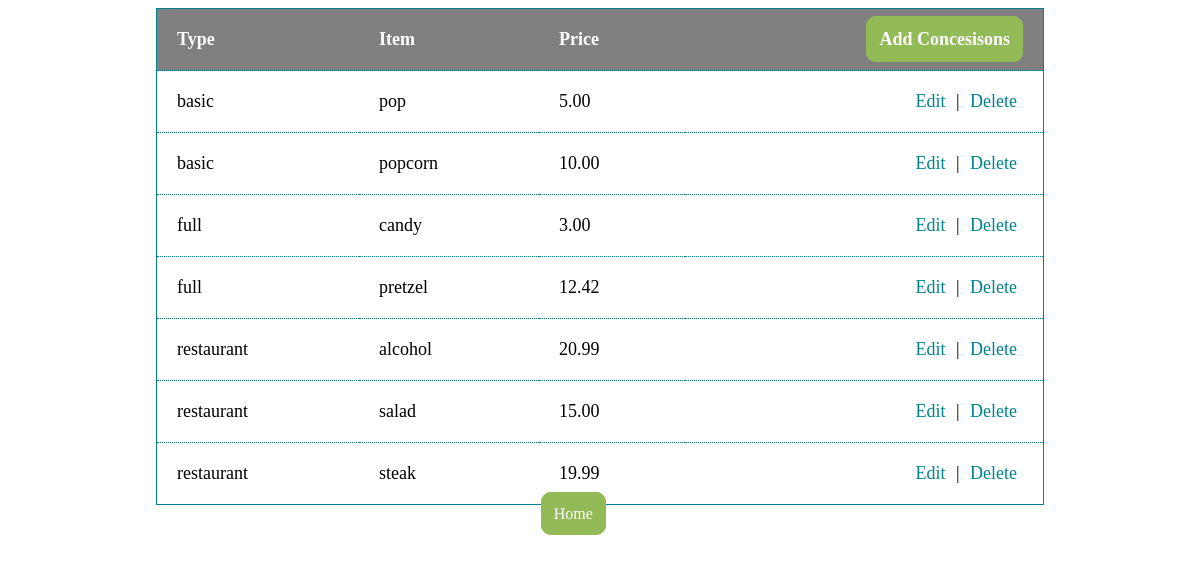
Screenshot of /concessions.php with the database file from the repository.
### tables this page shows
CREATE TABLE `concessions` (
  `con_type` varchar(10) DEFAULT NULL,
  `item` varchar(50) NOT NULL,
  `price` decimal(4,2) NOT NULL,
  PRIMARY KEY (`item`)
);

### concessions.php (the view, shortened to what this page needs)
<?php
include_once("config.php");
$result = mysqli_query($mysqli, "SELECT * FROM concessions ORDER BY con_type");
?><html>
<head>
	<link rel="stylesheet" href="styles.css" />
</head>
<body>
	<table>
		<tr>
			<td>Type</td>
			<td>Item</td>
			<td>Price</td>
			<td><a class="button" href="add_con.php">Add Concesisons</a></td>
		</tr>
		<?php
		while($res = mysqli_fetch_array($result)) {
			echo "<tr>";
			echo "<td>".$res['con_type']."</td>";
			echo "<td>".$res['item']."</td>";
			echo "<td>".$res['price']."</td>";
			echo "<td><a href=\"edit_con.php?item=$res[item]\">Edit</a> | <a href=\"con_delete.php?item=$res[item]\" onClick=\"return confirm('Are you sure you want to delete this contact?')\">Delete</a></td>";
		}
		?>
	</table>
</body>
<footer>
	<a class="buttoncenter" class="button" href="index.php">Home</a>
</footer>
</html>

### styles.css (style rules this page uses)
a { color: #00838F; text-decoration: none; padding: 6px; }
table { border-collapse: collapse; border: 1px solid #00838F; margin-left: auto; margin-right: auto; width: 75%; font-size: 18px; }
table td { padding: 20px; }
table td:last-child { text-align: right; }
table tr:first-child { background-color: gray; color: #fff; font-weight: bold; }
table tr { border-bottom: 1px dotted #00838F; }
.button { border: 1px solid #000; border-radius: 10px; background-color: #92BA56; border: 1px solid #92BA56; color: #FFF; text-decoration: none; padding: 12px; min-width: 100px; }
.buttoncenter { margin-left: 45%; margin-right: 45%; border: 1px solid #000; border-radius: 10px; background-color: #92BA56; border: 1px solid #92BA56; color: #FFF; text-decoration: none; padding: 12px; width: 10%; margin-top:10% }

### rows the page displays
concessions: con_type "basic", item "pop", price "5.00"
concessions: con_type "basic", item "popcorn", price "10.00"
concessions: con_type "full", item "candy", price "3.00"
concessions: con_type "full", item "pretzel", price "12.42"
concessions: con_type "restaurant", item "alcohol", price "20.99"
concessions: con_type "restaurant", item "salad", price "15.00"
concessions: con_type "restaurant", item "steak", price "19.99"
